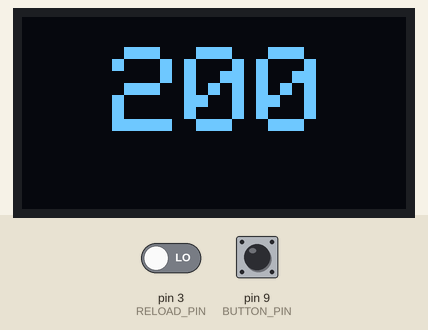
A sketch run on a simulated Arduino Uno, built with avr-gcc and run on an emulated ATmega328P. On the bench: 128×64 one-colour display. The inputs (shaded band) are chosen by the test bench; at power-on: pin 3 (RELOAD_PIN) LOW, pin 9 (BUTTON_PIN) LOW. What the sketch prints to the serial monitor is not drawn.

Above: at 1.2 s.
1.3 s: pin 3 (RELOAD_PIN) driven HIGH
At 2.1 s:
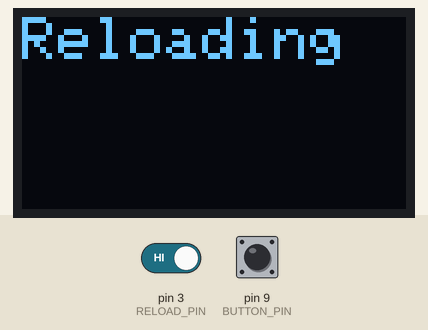
4.3 s: pin 9 (BUTTON_PIN) pulled HIGH for 1 s
6.8 s: pin 3 (RELOAD_PIN) driven LOW
9.1 s: pin 9 (BUTTON_PIN) pulled HIGH for 0.15 s
At 9.8 s:
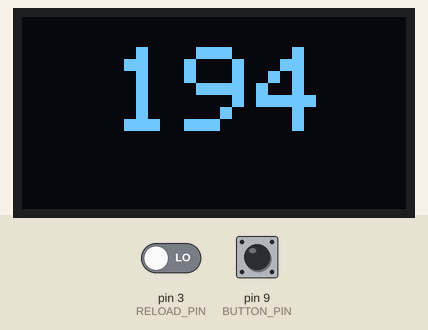
Timing chart, 0 to 11.7 s (numbered marks = the images above; inputs shaded):
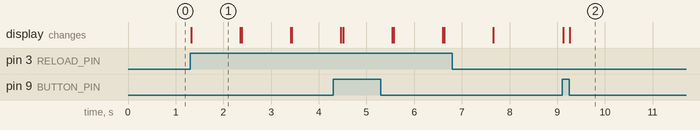

The sketch:

laser_shooter.ino
```cpp
#include <Wire.h>
#include <Adafruit_GFX.h>
#include <Adafruit_SSD1306.h>

#define COOLDOWN 7000
#define NPN_PIN 7
#define BUTTON_PIN 9
#define RELOAD_PIN 3
#define BULLETS 200
#define SCREEN_WIDTH 128
#define SCREEN_HEIGHT 64

int8_t btn;
unsigned int bulletCount;
// declare an SSD1306 display object connected to I2C
Adafruit_SSD1306 oled(SCREEN_WIDTH, SCREEN_HEIGHT, &Wire, -1);
//oled is the name of the OLED object we just constructed

void displayBullets(int bullets) {
  oled.clearDisplay(); //remember to clear screen
  oled.setTextSize(4);          // text size
  oled.setTextColor(WHITE);     // text color
  oled.setCursor(30, 10);        // position to display
  oled.println(bullets); // text to display
  oled.display();
}

void displayText(const char* text) {
  oled.clearDisplay(); //clear display
  oled.setTextSize(2);          // text size
  oled.setTextColor(WHITE);     // text color
  oled.setCursor(0, 0);        // position to display
  oled.println(text);
  oled.display();
}

void reload() {
    Serial.println("Reloading");
    displayText("Reloading");
    delay(1000);
    displayBullets(BULLETS);
    bulletCount = BULLETS;
}

void setup() {
  bulletCount = BULLETS;
  pinMode(BUTTON_PIN, INPUT);
  Serial.begin(9600);
    // initialize OLED display with address 0x3C for 128x64
  if (!oled.begin(SSD1306_SWITCHCAPVCC, 0x3C)) {
    Serial.println(F("SSD1306 allocation failed"));
    while (true);
  }
  digitalWrite(8, HIGH); // comment out when real laser is used
  pinMode(RELOAD_PIN, INPUT);
  displayBullets(BULLETS);

}

void loop() {
  if(digitalRead(RELOAD_PIN)) {
    reload();
  }

  if(bulletCount == 0) {
    digitalWrite(NPN_PIN, LOW);
    Serial.println("bullet count 0");
    displayText("Reloading");
    delay(COOLDOWN);
    bulletCount = BULLETS;
    displayBullets(bulletCount);
  }

  btn = digitalRead(BUTTON_PIN);

  if(btn == HIGH && bulletCount > 0) {
    bulletCount -= 1;
    displayBullets(bulletCount);
    Serial.println(bulletCount);
    digitalWrite(NPN_PIN, HIGH);
  }
  else {
    digitalWrite(NPN_PIN, LOW);
  }
}
```

Measured:
- after the input at 1.3 s, the display: changes at once (image 1)
- after the input at 9.1 s, the display: first changes at once (image 2 shows a later state)
- what the display in image 1 shows lasts 1.1 s, from 1.3 s to 2.4 s
